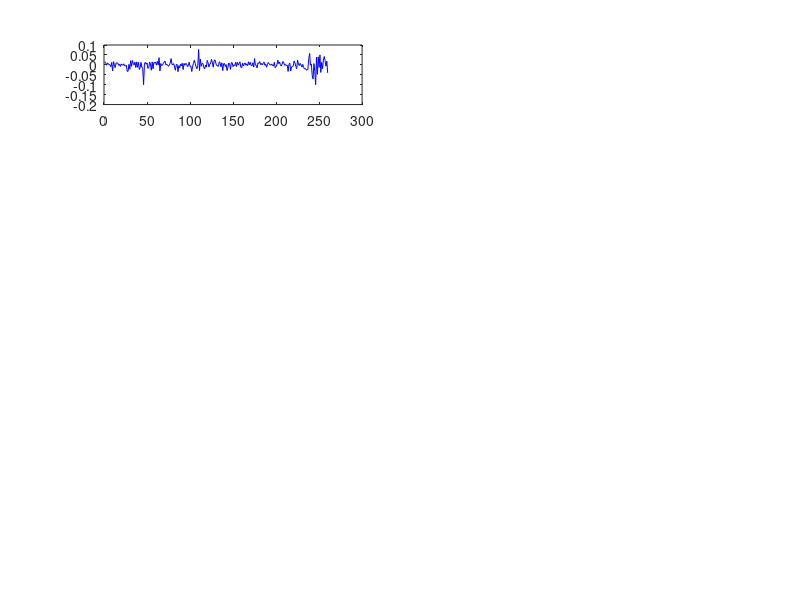

MATLAB code to generate this figure: (Note: this script raises an error after producing the figure.)
% Cargar datos
load('ReaderBeginingDLR.mat');  % 'RetornosMedios' y 'VarianzaRetornos'

% Cálculos
numActivos = size(RetornosMedios, 1);
numTiempos = size(RetornosMedios, 2);
retornosPromedio = mean(RetornosMedios, 2);
desviaciones = sqrt(VarianzaRetornos);

% Crear una figura
figure;

for i = 1:numActivos
    subplot(ceil(numActivos/2), 2, i);  % Organizar en subplots (2 columnas)
    plot(1:numTiempos, RetornosMedios(i,:), 'b'); hold on;
    
    % Líneas de retorno medio y desviaciones
    yline(retornosPromedio(i), 'r-', 'Media');
    yline(retornosPromedio(i) + desviaciones(i), 'g--', '+1 Desv Est');
    yline(retornosPromedio(i) - desviaciones(i), 'g--', '-1 Desv Est');
    
    grid on;
    title(sprintf('Activo %d', i));
    xlabel('Tiempo');
    ylabel('Retorno');
end

sgtitle('Retornos históricos por activo con media y desviación estándar');
